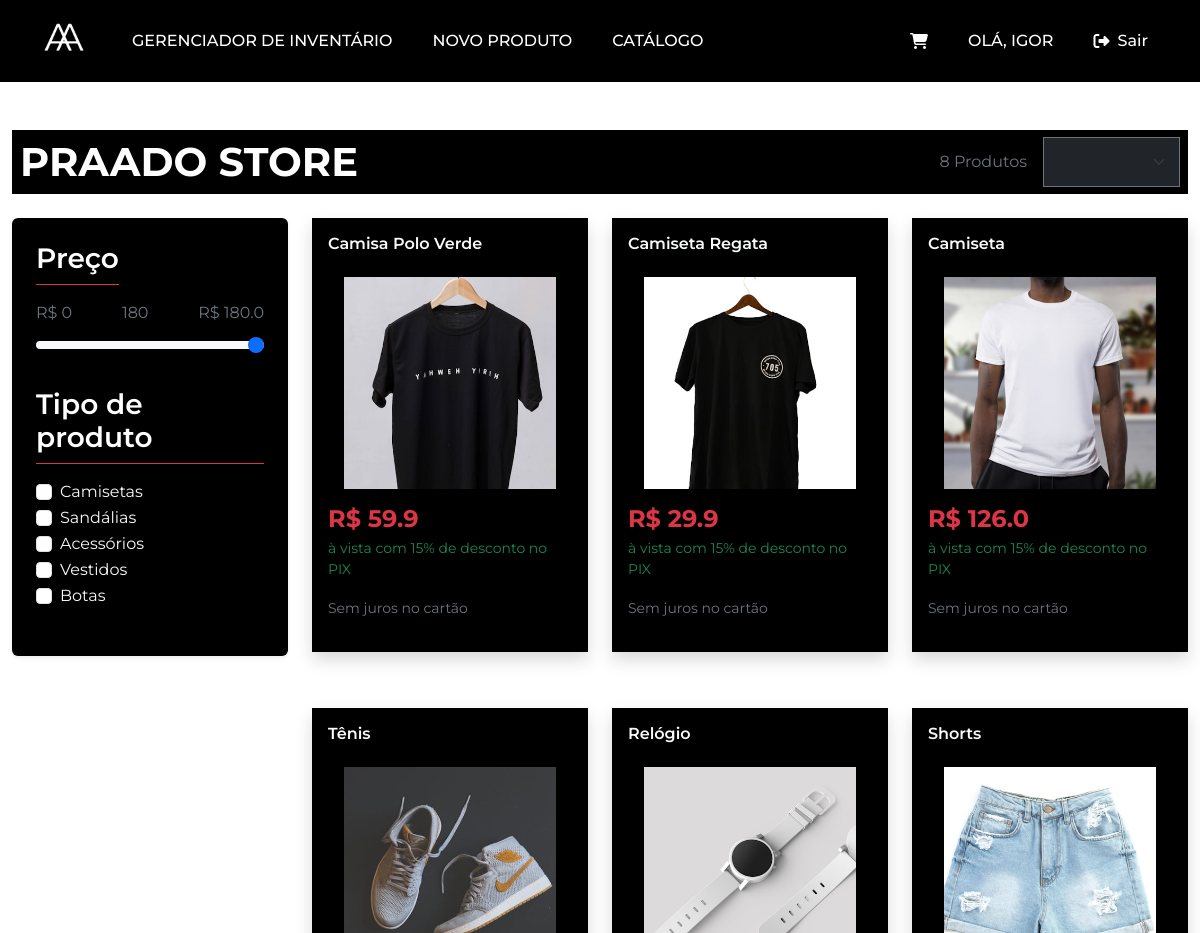
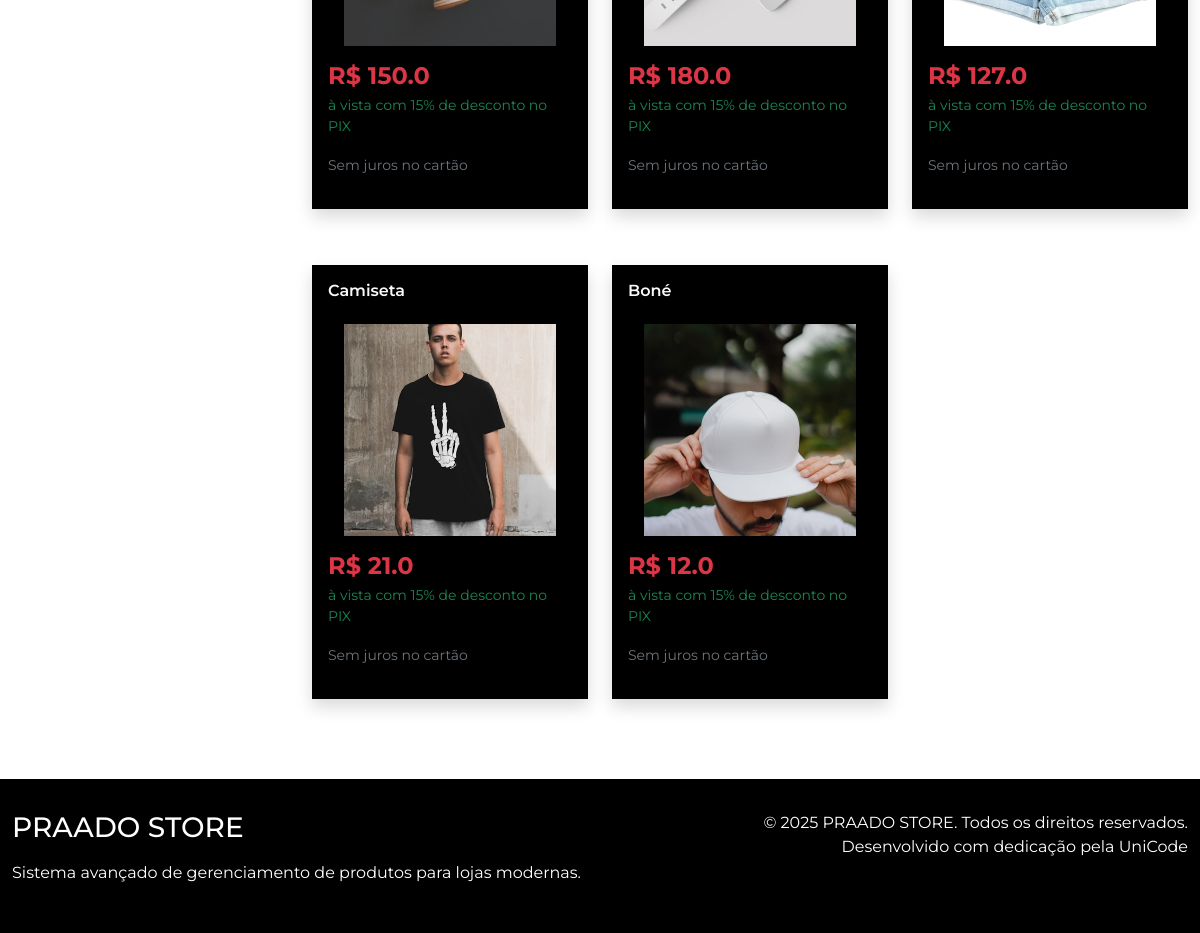
The app's page /catalogo (signed in) with its own data (2 pictures, top to bottom).
### tables this page shows
CREATE TABLE categorias (
        ID INTEGER PRIMARY KEY AUTOINCREMENT,
        Categoria TEXT NOT NULL
    );

CREATE TABLE "produtos"
(
    id            INTEGER
        primary key autoincrement,
    nome          TEXT    not null,
    descricao     TEXT,
    preco         REAL    not null,
    quantidade    INTEGER not null,
    data_cadastro TEXT    not null,
    Categoria     TEXT,
    image_url     TEXT default 'https://placehold.co/400x400?text=Sem+Imagem',
    tamanhos      TEXT
);

### app.py (the view)
@app.route('/catalogo')
def catalogo():
    conn = get_db_connection()
    produtos = conn.execute('SELECT * FROM produtos').fetchall()
    categorias  = conn.execute('SELECT * FROM categorias').fetchall()
    precoMaximo = conn.execute('SELECT MAX(preco) FROM produtos').fetchone()
    if precoMaximo and precoMaximo[0] is not None:
            maior_preco = precoMaximo[0]
    conn.close()
    return render_template('catalogo.html',produtos = produtos, categorias = categorias , maior_preco = maior_preco )

### app.py (called while the page is built)
def get_db_connection():
    conn = sqlite3.connect(DATABASE)
    conn.row_factory = sqlite3.Row  # Para acessar colunas pelo nome
    return conn

### templates/catalogo.html (shortened to what this page needs)
{% extends 'base.html' %}
{% block content %}
<body>
    <div class="container py-5">
        <div class="d-flex flex-column flex-md-row justify-content-between align-items-center mb-4 bg-black">
            <div>
                <h1 class="fw-bold text-white mt-md-2 mx-2">PRAADO STORE</h1>
            </div>
            <div class="d-flex align-items-center gap-3  mt-md-0 mx-2">
                <span class="text-secondary">{{ produtos|length }} Produtos</span>
                <select id="sort-by" class="form-select bg-dark text-white border-secondary" style="width: auto;">
                    <option selected></option>
                    <option value="preco_menor">Menor Preço</option>
                </select>
            </div>
        </div>
        <div class="row g-4">
            <aside class="col-12 col-lg-3">
                <div class="bg-black p-4 rounded shadow-sm">
                    <div class="mb-4">
                        <h3 class="fw-semibold text-white mb-3 border-bottom border-danger pb-2 d-inline-block">Preço</h3>
                        <div class="d-flex justify-content-between text-secondary mb-2">
                            <span>R$ 0</span>
                            <span id="rangeValue">0</span>
                            <span>R$ {{maior_preco}}</span>
                        </div>
                        <input id="range1" type="range" class="form-range" min="0" max={{maior_preco}} value={{maior_preco}}>
                    </div>
                    <div class="mb-4" id="categoria-filter">
                        <h3 class="fw-semibold text-white mb-3 border-bottom border-danger pb-2 d-inline-block">Tipo de produto</h3>
                        {% for categoria in categorias %}
                        <div class="form-check">
                            <input class="form-check-input" type="checkbox"  id="montadoCheck" value = {{categoria.Categoria}}>
                            <label class="form-check-label d-flex justify-content-between" for="montadoCheck">
                                <span class="text-light">{{ categoria.Categoria }}</span>
                            </label>
                        </div>
                        {% endfor %}
                    </div>
                </div>
            </aside>
            <main class="col-12 col-lg-9">
                <div class="row row-cols-1 row-cols-sm-2 row-cols-xl-3 g-4" id="product-grid">
                    {% for produto in produtos %}
                    <a class ='product-card' href="{{ url_for('visualizar_produto_cliente',  id=produto['id'])}}" data-preco={{produto.preco}} data-categoria= {{produto.Categoria}}>
                        <div class="col" data-preco={{produto.preco}} data-categoria= {{produto.Categoria}} >
                            <div class="card h-100 bg-black text-white shadow border-secondary">
                                <div class="card-body d-flex flex-column">
                                    <h2 class="card-title fs-6 fw-semibold text-light">{{ produto.nome }}</h2>
                                    <div class="mt-auto">
                                        <img src="{{ produto.image_url }}" class="card-img-top p-3" alt="{{ produto.nome }}">
                                        <p class="h4 fw-bold text-danger mb-1">R$ {{ produto.preco }}</p>
                                        <p class="text-success small">à vista com 15% de desconto no PIX</p>
                                        <p class="text-secondary"><small>Sem juros no cartão</small></p>
                                    </div>
                                </div>
                            </div>
                        </div>
                    </a>
                    {% endfor %}
                </div>
            </main>
        </div>
    </div>
</html>
{% endblock %}

### templates/base.html (style rules this page uses)
:root { --primary-color: #000000; --secondary-color: #ffffff; --accent-color: #f5f5f5; --text-color: #212529; --muted-color: #6c757d; --border-color: #dee2e6; }
body { font-family: 'Montserrat', sans-serif; background-color: var(--secondary-color); color: var(--text-color); display: flex; flex-direction: column; min-height: 100vh; }
main { flex: 1 0 auto; }
.card { border: none; border-radius: 0; box-shadow: 0 4px 6px rgba(0, 0, 0, 0.1); margin-bottom: 2rem; }
.form-control, .form-select { border-radius: 0; padding: 0.75rem 1rem; border: 1px solid var(--border-color); }
.product-card { text-decoration: none; color: inherit; }
.container { max-width: 1260px; }
.border-bottom { border-bottom: 1px solid #e5e5e5; }

### records on screen
categorias: Categoria "Camisetas"
categorias: Categoria "Sandálias"
categorias: Categoria "Acessórios"
categorias: Categoria "Vestidos"
categorias: Categoria "Botas"
produtos: nome "Camisa Polo Verde", image_url (picture), preco "59.9"
produtos: nome "Camiseta Regata", image_url (picture), preco "29.9"
produtos: nome "Camiseta", image_url (picture), preco "126.0"
produtos: nome "Tênis", image_url (picture), preco "150.0"
produtos: nome "Relógio", image_url (picture), preco "180.0"
produtos: nome "Shorts", image_url (picture), preco "127.0"
produtos: nome "Camiseta", image_url (picture), preco "21.0"
produtos: nome "Boné", image_url (picture), preco "12.0"

### other values on screen
{{ session.get('nickname', 'Cliente') }} "IGOR"
{{ produtos|length }} "8"
{{ maior_preco }} "180.0"
